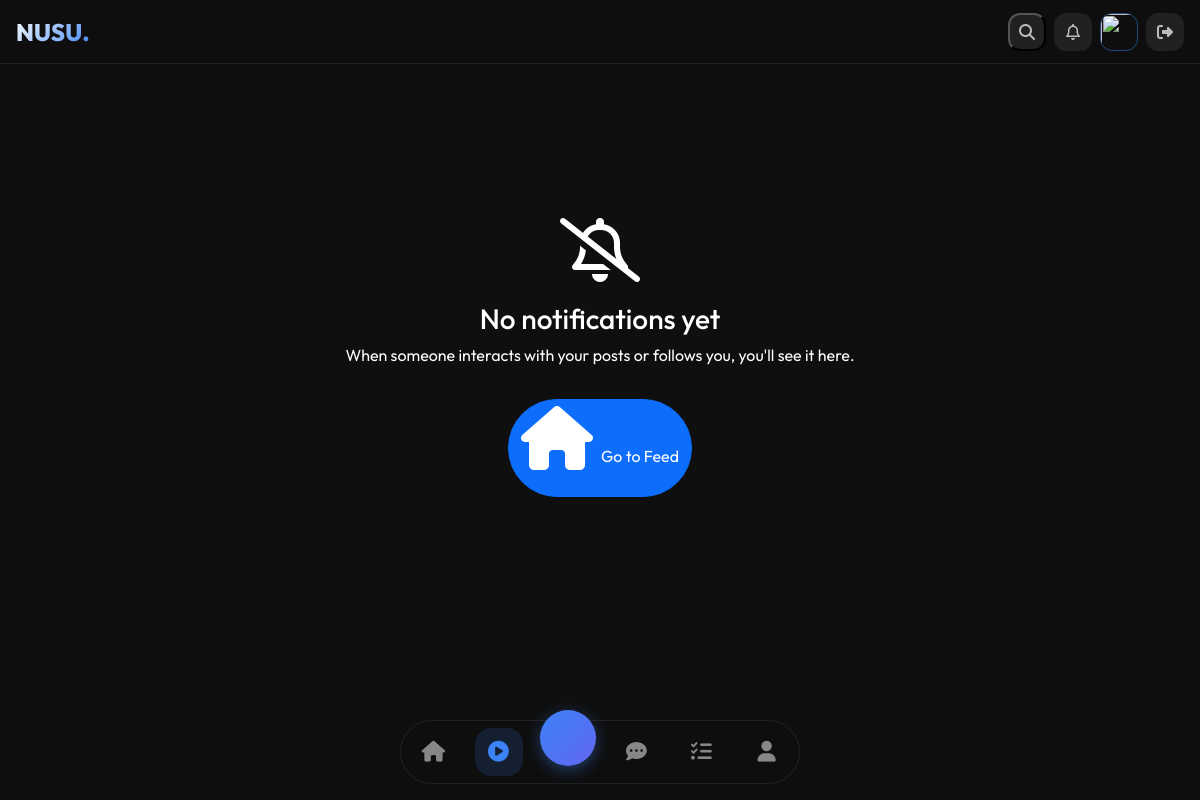
Page /social/notifications/ (signed in) on the earlier database version.
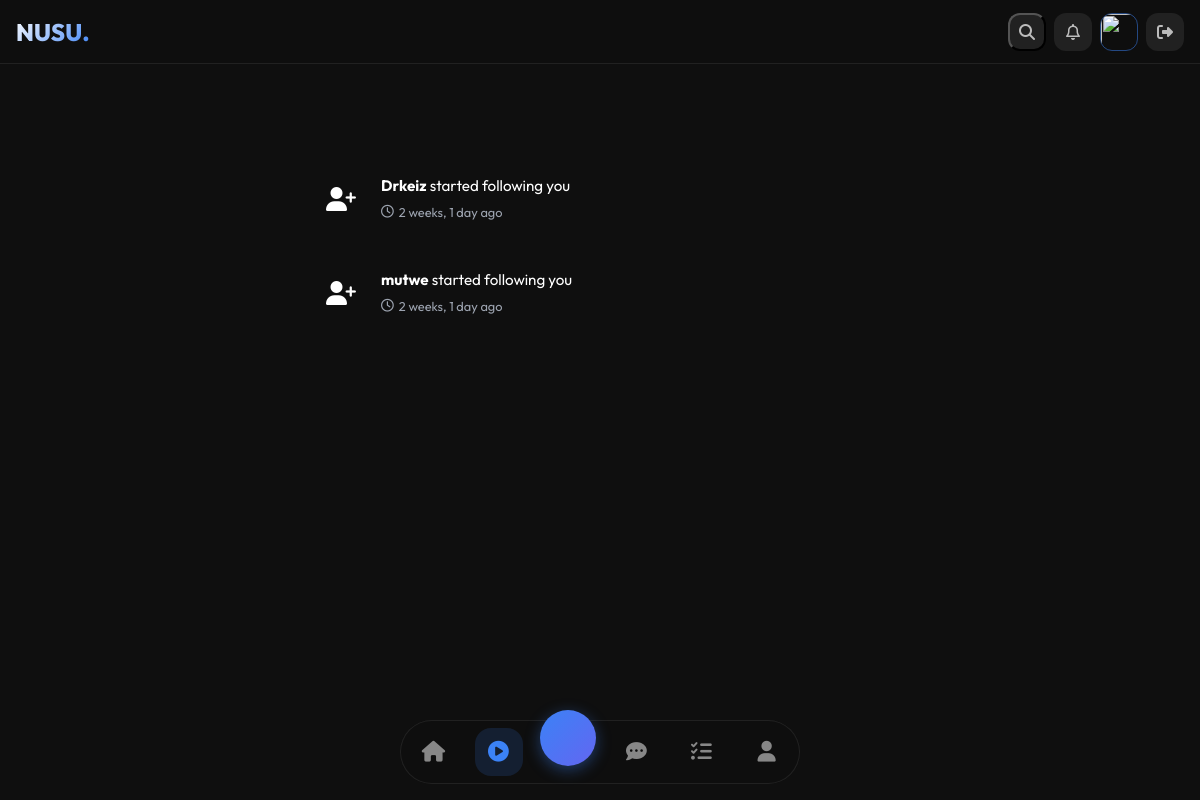
Same page on the later database version.
### social/models.py (models this page shows, shortened)
class Notification(models.Model):
    NOTIFICATION_TYPES = [
        ('like', '❤️ Liked your post'),
        ('repost', '🔄 Reposted your post'),
        ('reply', '💬 Replied to your post'),
        ('follow', '👤 Followed you'),
        ('mention', '@ Mentioned you'),
        ('post', '📝 New post from someone you follow'),
    ]
    recipient = models.ForeignKey(CustomUser, on_delete=models.CASCADE, related_name='social_notifications')
    sender = models.ForeignKey(CustomUser, on_delete=models.CASCADE, related_name='sent_notifications')
    notification_type = models.CharField(max_length=10, choices=NOTIFICATION_TYPES)
    post = models.ForeignKey(Post, on_delete=models.CASCADE, null=True, blank=True)
    is_read = models.BooleanField(default=False)
    created_at = models.DateTimeField(auto_now_add=True)
    class Meta:
        ordering = ['-created_at']
        indexes = [
            models.Index(fields=['recipient', '-created_at']),
            models.Index(fields=['recipient', 'is_read']),
        ]

### users/models.py (models this page shows, shortened)
class CustomUser(AbstractUser):
    is_agent = models.BooleanField(default=False)
    is_verified = models.BooleanField(default=False)
    email = models.EmailField(null=True, unique=True)
    referred_by = models.ForeignKey(
        'self',
        on_delete=models.SET_NULL,
        null=True,
        blank=True,
        related_name='referrals'
    )

### social/views.py (the view)
# urls.py: path('notifications/', views.notifications, name='notifications'),
@login_required
def notifications(request):
    notifications_list = Notification.objects.filter(
        recipient=request.user
    ).select_related('sender', 'post').order_by('-created_at')
    notifications_list.filter(is_read=False).update(is_read=True)
    paginator = Paginator(notifications_list, 20)
    page = request.GET.get('page')
    notifications = paginator.get_page(page)
    context = {
        'notifications': notifications,
    }
    return render(request, 'social/notifications.html', context)

### users/context_processors.py (called while the page is built)
def referral_info(request):
    if request.user.is_authenticated:
        return {
            'referral_code': request.user.username,
            'referrals_count': request.user.referrals.count(),
        }
    return {}

### templates/social/notifications.html (shortened to what this page needs)
{% extends 'base.html' %}
{% load static %}
{% block content %}
<div class="notifications-container">
    <div class="notifications-header">
        <h2><i class="fa-regular fa-bell me-2"></i>Notifications</h2>
    </div>
    {% if notifications %}
        {% for notification in notifications %}
        <div class="notification-item {% if not notification.is_read %}unread{% endif %}">
            <div class="notification-icon icon-{{ notification.notification_type }}">
                {% if notification.notification_type == 'like' %}
                    <i class="fas fa-heart"></i>
                {% elif notification.notification_type == 'repost' %}
                    <i class="fas fa-retweet"></i>
                {% elif notification.notification_type == 'reply' %}
                    <i class="fas fa-reply"></i>
                {% elif notification.notification_type == 'follow' %}
                    <i class="fas fa-user-plus"></i>
                {% elif notification.notification_type == 'mention' %}
                    <i class="fas fa-at"></i>
                {% elif notification.notification_type == 'post' %}
                    <i class="fas fa-pen"></i>
                {% endif %}
            </div>
            <div class="notification-content">
                <div class="notification-text">
                    {% if notification.notification_type == 'like' %}
                        <strong>{{ notification.sender.username }}</strong> liked your post
                    {% elif notification.notification_type == 'repost' %}
                        <strong>{{ notification.sender.username }}</strong> reposted your post
                    {% elif notification.notification_type == 'reply' %}
                        <strong>{{ notification.sender.username }}</strong> replied to your post
                    {% elif notification.notification_type == 'follow' %}
                        <strong>{{ notification.sender.username }}</strong> started following you
                    {% elif notification.notification_type == 'mention' %}
                        <strong>{{ notification.sender.username }}</strong> mentioned you in a post
                    {% elif notification.notification_type == 'post' %}
                        <strong>{{ notification.sender.username }}</strong> created a new post
                    {% endif %}
                </div>
                <div class="notification-time">
                    <i class="fa-regular fa-clock"></i>
                    <span>{{ notification.created_at|timesince }} ago</span>
                </div>
            </div>
        </div>
        {% endfor %}
    {% else %}
    <div class="empty-notifications">
        <i class="fa-regular fa-bell-slash"></i>
        <h3>No notifications yet</h3>
        <p class="text-dim">When someone interacts with your posts or follows you, you'll see it here.</p>
        <a href="{% url 'social:feed' %}" class="btn btn-primary rounded-pill mt-3">
            <i class="fas fa-home me-2"></i>Go to Feed
        </a>
    </div>
    {% endif %}
</div>
{% endblock %}

### templates/base.html (shortened to what this page needs)
<!DOCTYPE html>
<html lang="en">
<head>
    <link rel="stylesheet" href="https://cdnjs.cloudflare.com/ajax/libs/font-awesome/6.4.0/css/all.min.css">
    <link href="https://cdn.jsdelivr.net/npm/bootstrap@5.3.0/dist/css/bootstrap.min.css" rel="stylesheet">
</head>
<body class="{% if request.resolver_match.app_name == 'social' and request.resolver_match.url_name == 'feed' %}feed-page{% endif %}">
    <header id="chrome-top">
        <a href="{% url 'home' %}" class="brand">NUSU<span style="color:var(--blue);">.</span></a>
        <div class="top-actions">
            {% if user.is_authenticated %}
            <button class="top-icon-btn" id="searchBtn"><i class="fas fa-search"></i></button>
            <a href="{% url 'social:notifications' %}" class="top-icon-btn" style="position:relative;">
                <i class="far fa-bell"></i>
            </a>
            <a href="{% url 'users:user_profile' user.username %}">
                {% if user.userprofile.profile_picture %}
                    <img src="{{ user.userprofile.profile_picture.url }}" class="avatar-btn">
                {% else %}
                    <img src="https://ui-avatars.com/api/?name={{ user.username }}&background=3b82f6&color=fff&size=38&bold=true" class="avatar-btn">
                {% endif %}
            </a>
            <a href="{% url 'users:logout' %}" class="top-icon-btn"><i class="fas fa-sign-out-alt"></i></a>
            {% else %}
            <a href="{% url 'users:login' %}" class="btn btn-sm btn-outline-light rounded-pill px-3">Login</a>
            <a href="{% url 'users:register' %}" class="btn btn-sm rounded-pill px-3" style="background:var(--blue);color:#fff;">Sign Up</a>
            {% endif %}
        </div>
    </header>
    <main class="main-content">
        {% block content %}{% endblock %}
    </main>
    <nav id="chrome-dock">
        <a href="{% url 'home' %}" class="dock-item {% if request.resolver_match.url_name == 'home' %}active{% endif %}"><i class="fas fa-home"></i></a>
        <a href="{% url 'social:feed' %}" class="dock-item {% if request.resolver_match.app_name == 'social' %}active{% endif %}"><i class="fas fa-play-circle"></i></a>
        {% if user.is_authenticated %}
        <a href="{% url 'airdrop:dashboard' %}" class="mine-btn"></a>
        {% else %}
        <button class="mine-btn" data-bs-toggle="modal" data-bs-target="#loginModal"><i class="fas fa-pickaxe"></i></button>
        {% endif %}
        <a href="/chat/" class="dock-item" id="chatDockIcon">
            <i class="fas fa-comment-dots"></i>
        </a>
        <a href="{% url 'tasks:marketplace' %}" class="dock-item"><i class="fas fa-tasks"></i></a>
        {% if user.is_authenticated %}
        <a href="{% url 'users:user_profile' user.username %}" class="dock-item"><i class="fas fa-user"></i></a>
        {% else %}
        <button class="dock-item" data-bs-toggle="modal" data-bs-target="#loginModal"><i class="fas fa-user"></i></button>
        {% endif %}
    </nav>
</body>
</html>

### templates/base.html (style rules this page uses)
* { margin: 0; padding: 0; box-sizing: border-box; }
:root { --blue: #3b82f6; --blue-dark: #2563eb; --indigo: #6366f1; --dark: #0f0f0f; --darker: #0a0a0a; --gray: #1f1f1f; --text-dim: #9ca3af; }
body { font-family: 'Outfit', sans-serif; background: var(--dark); color: white; overflow-x: hidden; }
.main-content { padding-top: 70px; padding-bottom: 90px; }
#chrome-top { position: fixed; top: 0; left: 0; right: 0; z-index: 1000; height: 64px; padding: 0 16px; display: flex; align-items: center; justify-content: space-between; background: rgba(15, 15, 15, 0.95); backdrop-filter: blur(20px); border-bottom: 1px solid rgba(255,255,255,0.08); transition: transform 0.3s cubic-bezier(0.2, 0.9, 0.4, 1.1); }
.brand { font-weight: 800; font-size: 1.5rem; background: linear-gradient(135deg, #fff, var(--blue)); -webkit-background-clip: text; -webkit-text-fill-color: transparent; text-decoration: none; }
.top-actions { display: flex; align-items: center; gap: 8px; }
.top-icon-btn { width: 38px; height: 38px; border-radius: 12px; background: rgba(255,255,255,0.08); display: flex; align-items: center; justify-content: center; color: rgba(255,255,255,0.7); cursor: pointer; text-decoration: none; transition: all 0.2s; position: relative; }
.avatar-btn { width: 38px; height: 38px; border-radius: 12px; object-fit: cover; border: 1px solid rgba(59,130,246,0.5); }
#chrome-dock { position: fixed; bottom: 16px; left: 50%; transform: translateX(-50%); width: calc(100% - 32px); max-width: 400px; height: 64px; background: rgba(15, 15, 15, 0.95); backdrop-filter: blur(20px); border-radius: 32px; border: 1px solid rgba(255,255,255,0.08); display: flex; align-items: center; justify-content: space-around; z-index: 1000; transition: transform 0.3s cubic-bezier(0.2, 0.9, 0.4, 1.1); }
.dock-item { color: rgba(255,255,255,0.5); text-decoration: none; font-size: 1.3rem; width: 48px; height: 48px; display: flex; align-items: center; justify-content: center; border-radius: 16px; transition: all 0.2s; position: relative; }
.dock-item.active { color: var(--blue); background: rgba(59,130,246,0.15); }
.mine-btn { width: 56px; height: 56px; background: linear-gradient(135deg, var(--blue), var(--indigo)); border-radius: 28px; margin-top: -28px; display: flex; align-items: center; justify-content: center; color: white; font-size: 1.4rem; text-decoration: none; box-shadow: 0 4px 15px rgba(59,130,246,0.4); }

### templates/social/notifications.html (style rules this page uses)
.notifications-container { max-width: 600px; margin: 0 auto; padding: 20px 0; }
.notifications-header { display: flex; justify-content: space-between; align-items: center; margin-bottom: 25px; }
.notifications-header h2 { font-size: 1.8rem; font-weight: 700; background: linear-gradient(135deg, var(--text-main), var(--accent)); -webkit-background-clip: text; -webkit-text-fill-color: transparent; }
.notification-item { background: var(--card); border-radius: 20px; padding: 16px; margin-bottom: 12px; border: 1px solid var(--card-border); box-shadow: var(--shadow); transition: all 0.2s ease; display: flex; align-items: center; gap: 15px; animation: slideIn 0.3s ease; }
.notification-icon { width: 50px; height: 50px; border-radius: 15px; display: flex; align-items: center; justify-content: center; font-size: 1.5rem; flex-shrink: 0; }
.icon-follow { background: var(--warning-light); color: var(--warning); }
.notification-content { flex: 1; }
.notification-text { font-size: 0.95rem; color: var(--text-main); margin-bottom: 5px; }
.notification-text strong { color: var(--accent); font-weight: 700; }
.notification-time { font-size: 0.8rem; color: var(--text-dim); display: flex; align-items: center; gap: 5px; }

Differences in the rows shown:
added Notification: notification_type "follow" (drawn), sender.username "Drkeiz", created_at "2 weeks, 1 day"
added Notification: notification_type "follow" (drawn), sender.username "mutwe", created_at "2 weeks, 1 day"
Other differences:
text no longer shown: "No notifications yet When someone interacts with your posts or follows you, you'll see it here. Go to Feed"
